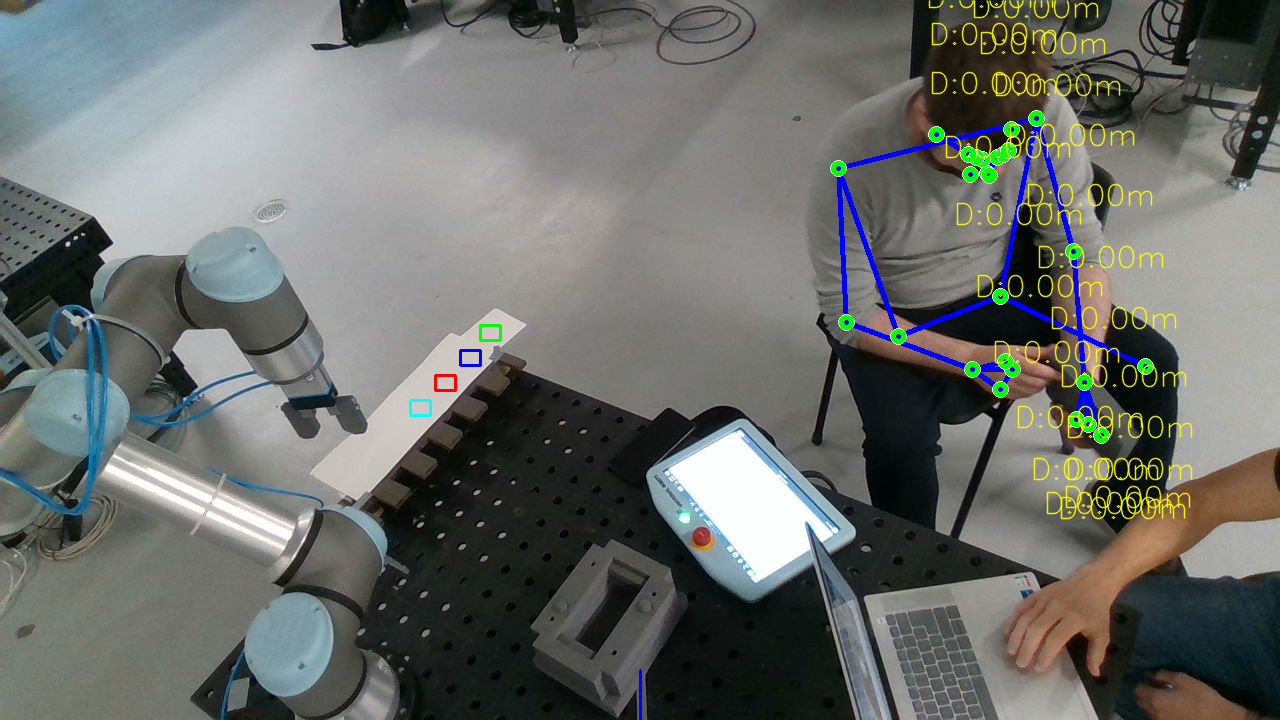
#> input picture images/reference.png, 1280 x 720 px, found by its file name
$ python fixture_checker.py
#> lines starting #> are read from the running program, lines starting #| are printed output that depends on the picture
import cv2
import numpy as np

class CheckFixtures:
    def __init__(self, patch_coords_list, image_path, intensity_threshold=40, percentage_threshold=35, min_dist=1.2, max_dist=1.8):
        self.patch_coords_list = patch_coords_list
        self.reference_image = cv2.imread(image_path, cv2.IMREAD_GRAYSCALE)
        self.intensity_threshold = intensity_threshold # Pixel intensity difference threshold to detect significant changes.
        self.percentage_threshold = percentage_threshold # The minimum percentage of difference required to consider an object detected.
        self.min_dist = min_dist  # Minimum valid distance for object detection
        self.max_dist = max_dist  # Maximum valid distance for object detection

    # [212 lines left out: functions compare_image_patch, object_detected, check_for_object_intensity, check_all_patches_only_intensity, check_depth, check_for_object_intensity_and_depth and 3 more, not called in this run]


    def visualize_all_patches(self, image):
        # Convert the grayscale image to BGR to display colored rectangles
        image_with_patches = cv2.cvtColor(image, cv2.COLOR_GRAY2BGR)

        # Colors for each patch (you can customize the colors for each rectangle)
        colors = [(0, 255, 0), (255, 0, 0), (0, 0, 255), (255, 255, 0)]  # Green, Blue, Red, Yellow

        # Draw rectangles for each patch
        for i, patch_coords in enumerate(self.patch_coords_list):
            x, y, w, h = patch_coords
            cv2.rectangle(image_with_patches, (x, y), (x + w, y + h), colors[i], 2)

        # Display the image with all patches
        cv2.imshow("Image with Patches", image_with_patches)

        # Wait for a key press and close windows
        cv2.waitKey(0)
        cv2.destroyAllWindows()


if __name__ == "__main__":
    # Assuming the images are loaded externally and passed as numpy arrays
    # You can capture these from a camera or any other image acquisition system
    reference_image = cv2.imread('images/reference.png', cv2.IMREAD_GRAYSCALE)  # Load reference image from camera or input
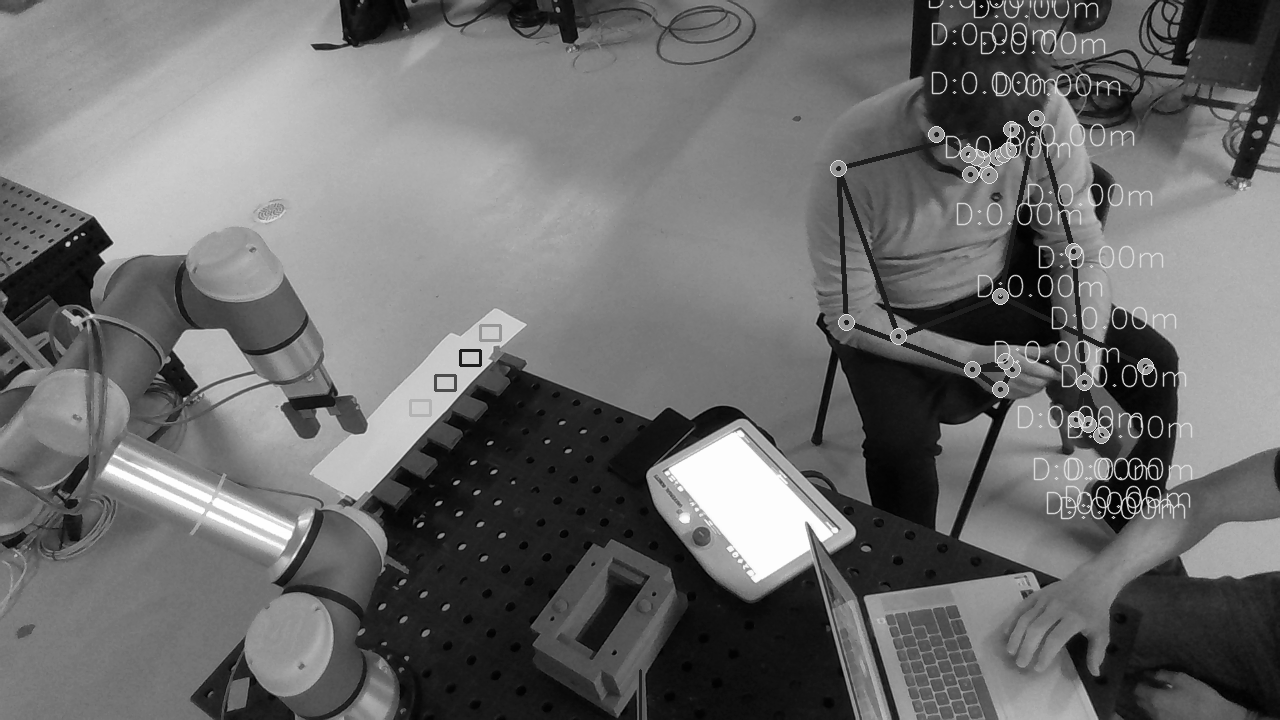
#> reference_image: shape (720, 1280); min 0, max 254, mean 108.3


    # [5 lines of commented-out code are left out]
    patch_coords_1 = (485, 345, 20, 15) # Component 1
    patch_coords_2 = (465, 365, 20, 15) # Component 2
    patch_coords_3 = (440, 395, 20, 15) # Component 3
    patch_coords_4 = (415, 420, 20, 15) # Component 4


    # List of all patch coordinates
    patch_coords_list = [patch_coords_1, patch_coords_2, patch_coords_3, patch_coords_4]

    ref_img_path = 'images/reference.png'
    ref_img_path2 = 'images/reference2.png'
    check_fixtures = CheckFixtures(patch_coords_list, ref_img_path2)
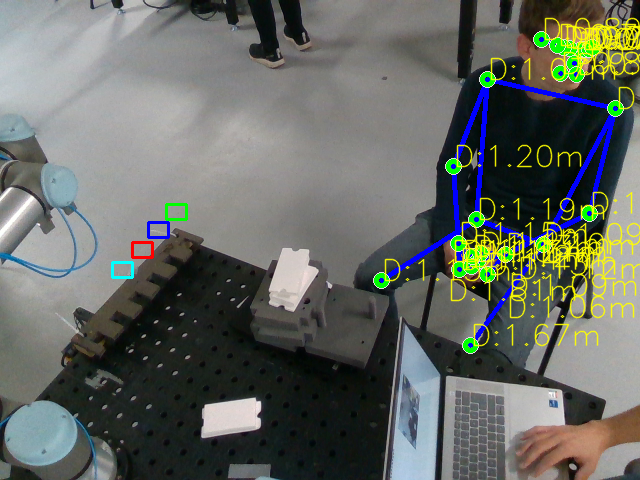
#> input picture images/reference2.png, 640 x 480 px, found by its file name
#> in __init__, `self.reference_image = cv2.imread(image_path, cv2.IMREAD_GRAYSCALE)`:
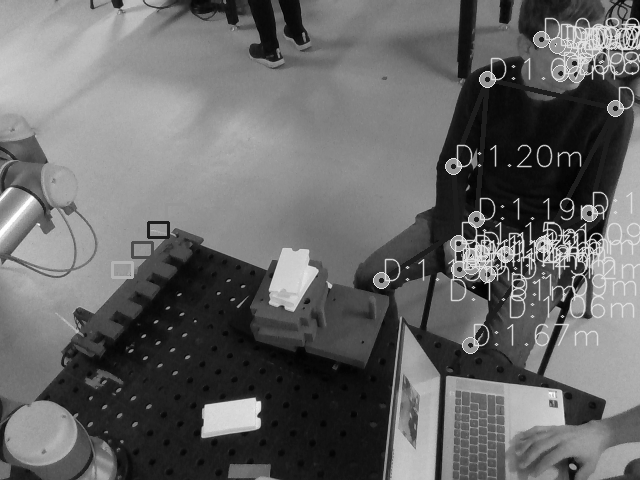
#> self.reference_image: shape (480, 640); min 1, max 254, mean 103.4


    # CheckFixtures.visualize(current_image, patch_coords_3)
    # check_fixtures.visualize_all_patches(current_image)
    check_fixtures.visualize_all_patches(reference_image)
#> after the loop in visualize_all_patches, `for i, patch_coords in enumerate(self.patch_coords_list):`:
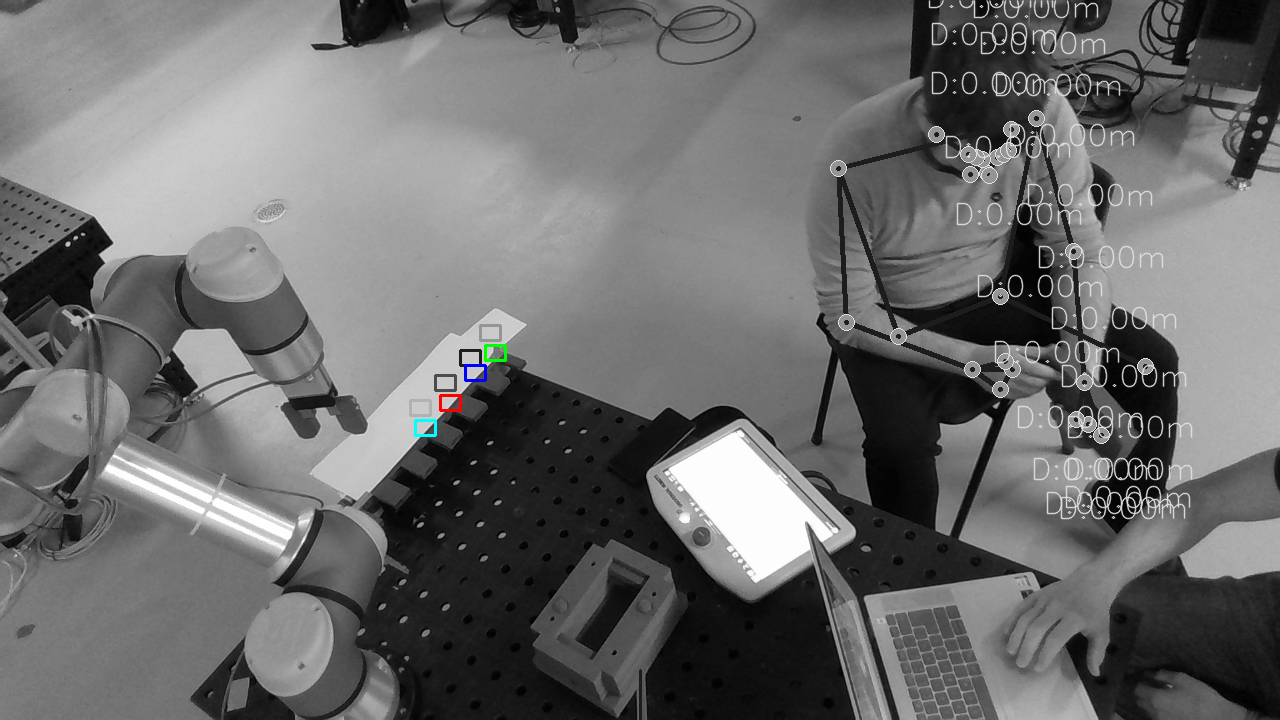
#> image_with_patches: shape (720, 1280, 3); mean B, G, R 108.3, 108.3, 108.2

    # Check if objects are detected in all patches
    try:
        current_image = cv2.imread('images/all_components.png', cv2.IMREAD_GRAYSCALE)  # Load current image from camera or input
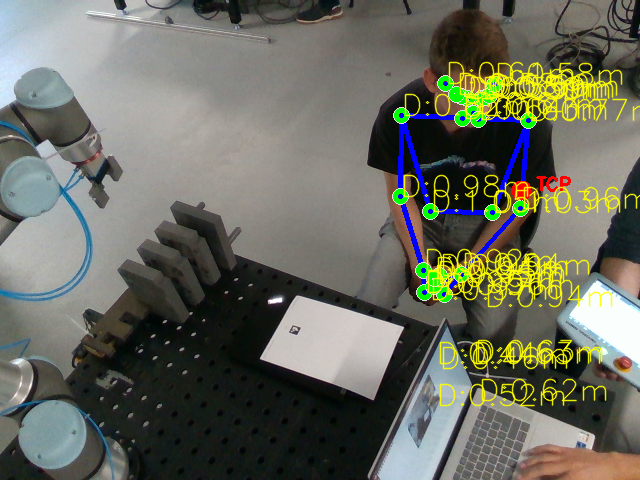
#> input picture images/all_components.png, 640 x 480 px, found by its file name
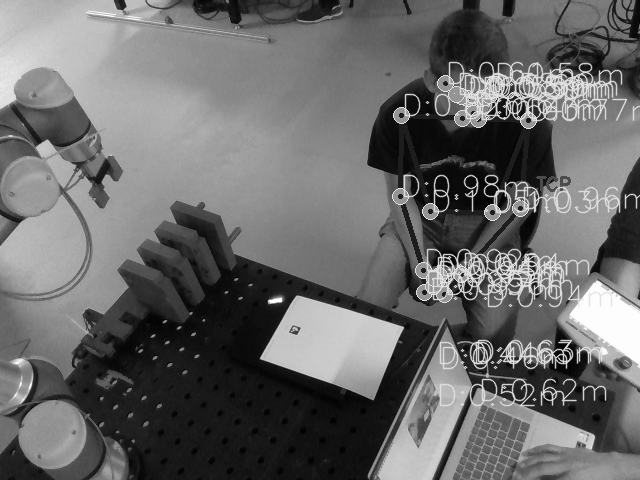
#> current_image: shape (480, 640); min 1, max 254, mean 105.1

        results = check_fixtures.check_all_patches(current_image)

        for patch, detected in results.items():
            if detected:
                print(f"Object detected in {patch}.")
            else:
                print(f"No object detected in {patch}.")
    except:
        print("No image to compare to")
